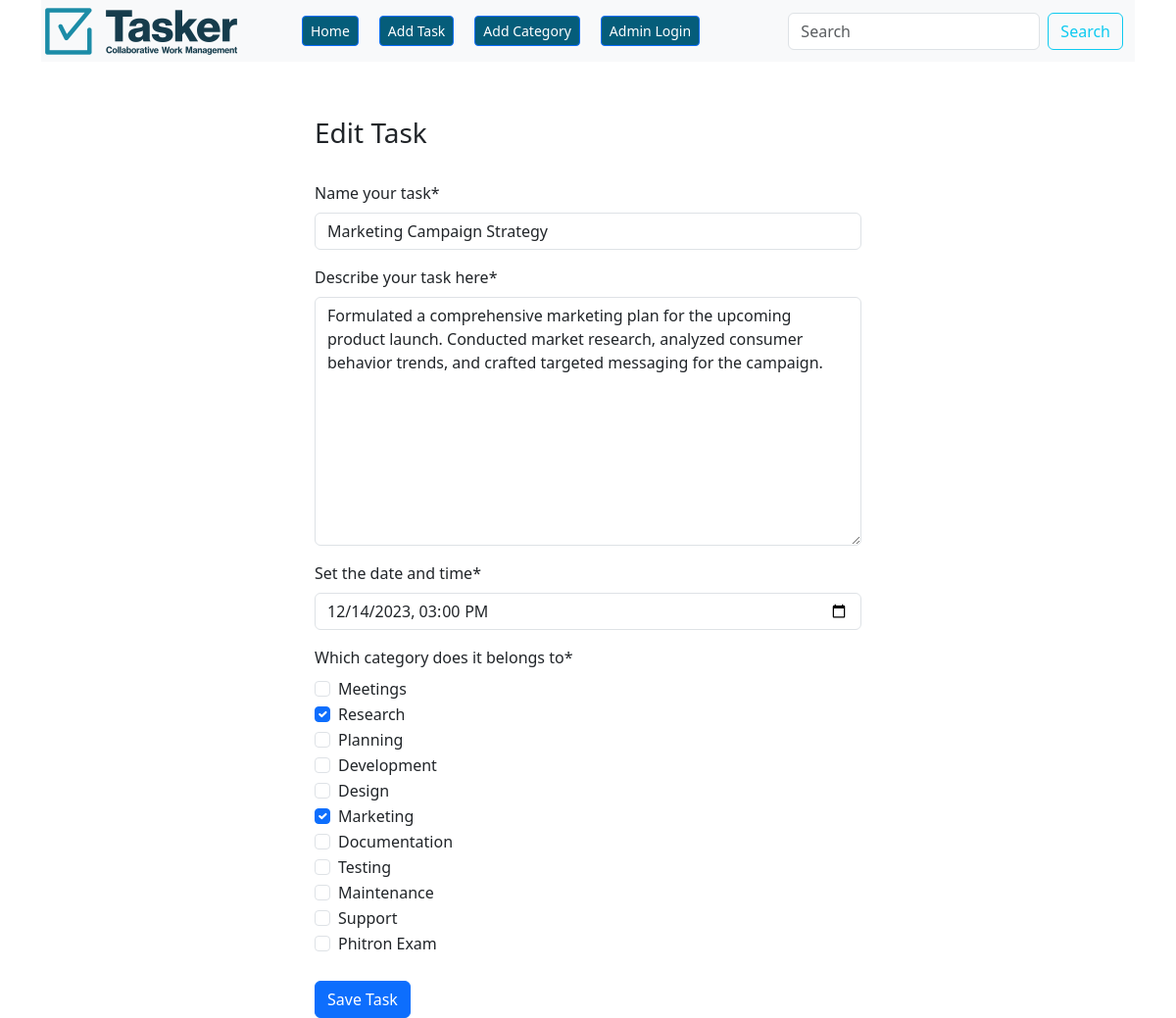
The app's page /tasks/edit_task/7/ with its own data.
### tasks_app/models.py (models this page shows, shortened)
class Tasks_Model(models.Model):
    title = models.CharField(max_length=200)
    description = models.TextField()
    completed = models.BooleanField(default=False)
    assign_date = models.DateTimeField(unique=True)
    category = models.ManyToManyField(Categories_Model, null=False)

### tasks_app/views.py (the view)
# urls.py: path('tasks/edit_task/<int:task_id>/', edit_task, name='edit_task'),
def edit_task(request, task_id):
    task_from_db = Tasks_Model.objects.get(pk=task_id)
    form = TasksModel_Form(instance=task_from_db)
    if request.method == 'POST':
        form = TasksModel_Form(request.POST, instance=task_from_db)
        if form.is_valid():
            form.save(commit=True)
            return redirect('home')
    context = {'form': form}
    return render(request, 'tasks_app/edit_task.html', context)

### tasks_app/forms.py
class TasksModel_Form(forms.ModelForm):
    class Meta:
        model = Tasks_Model
        fields = '__all__'
        exclude = ['completed']
        labels = {
            'title': 'Name your task',
            'description': 'Describe your task here',
            'assign_date': 'Set the date and time',
            'category': 'Which category does it belongs to',
        }
        widgets = {
            'assign_date': forms.DateTimeInput(attrs={'type': 'datetime-local'}),
            'category': forms.CheckboxSelectMultiple(),
        }
        error_messages = {
            'title': {
                'max_length': 'Title not more than 200 characters please',
                'unique': 'This title already exists',
            },
            'assign_date': {
                'unique': 'Sorry, this date and time is already booked',
            },
        }

### categories_app/models.py (called while the page is built)
    def __str__(self):
        return self.name

### tasks_app/templates/tasks_app/edit_task.html (shortened to what this page needs)
{% extends 'base.html' %}
{% load crispy_forms_filters %}
{% load crispy_forms_tags %}
{% block page_independent_content %}
	<form method="post" action="" enctype="multipart/form-data" style="width: 50%; height: 500px; margin: auto" class="pt-2">
		<h3>Edit Task</h3>
		<br>
		{{ form | crispy }}
		<button type="submit" class="btn btn-primary mt-2">Save Task</button>
	</form>
{% endblock %}

### records on screen
Tasks_Model: title "Marketing Campaign Strategy", description "Formulated a comprehensive marketing plan for the upcoming product launch. Conducted market research, analyzed consumer behavior trends, and crafted targeted messaging for the campaign.", assign_date "12/14/2023 15:00"
